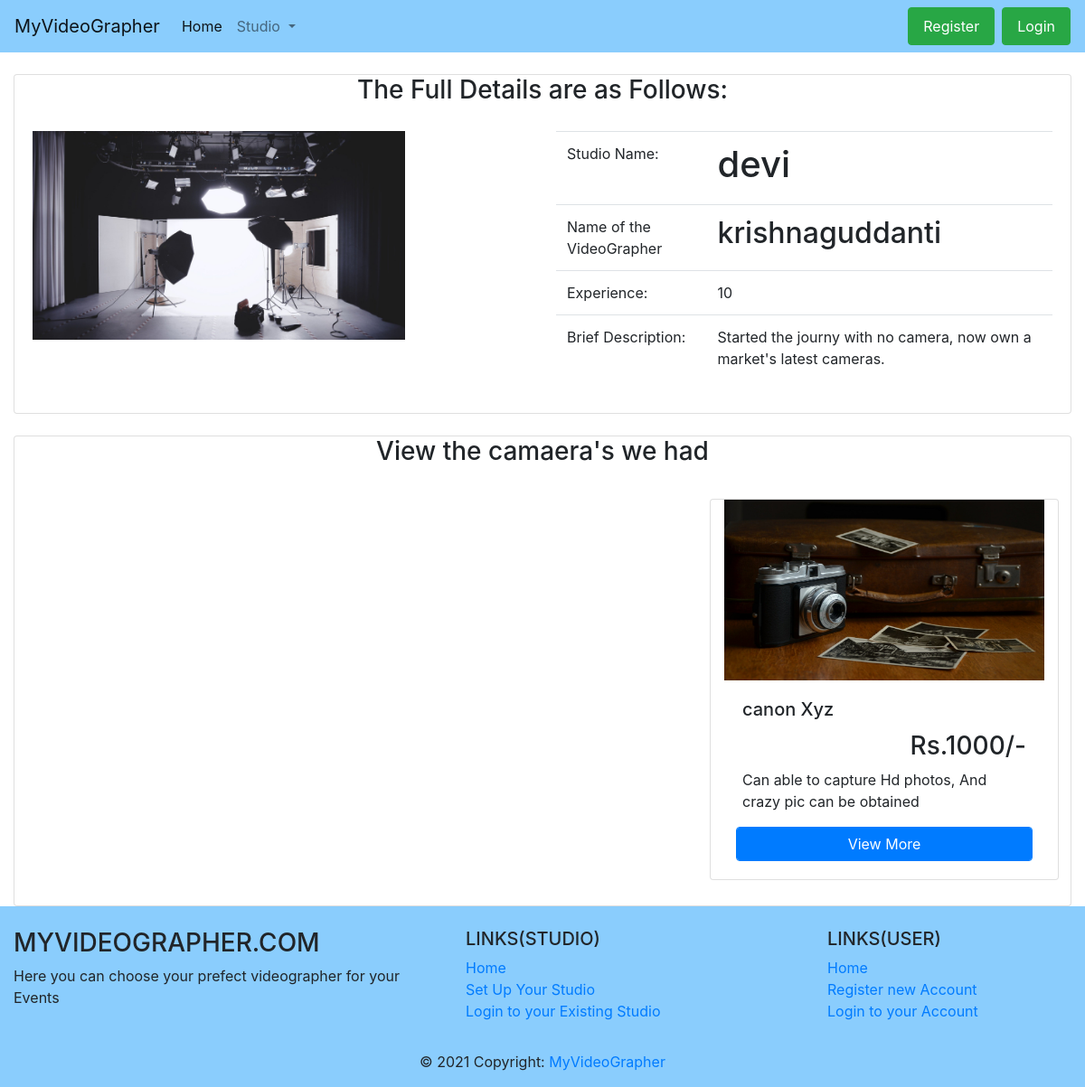
Screenshot of /viewProfile/1/ with the database file from the repository.
### init/models.py (models this page shows)
class User(AbstractUser):
    t = [(1,'VGrapher'),(2,'User')]
    role = models.IntegerField(choices=t,default=1)
    studio_name = models.CharField(max_length=300, default='')
    vaddress = models.TextField(default='')
    experience = models.IntegerField(default=0)
    Description = models.TextField(default='')
    profileImag = models.ImageField(upload_to = 'ProfilePics/',default = 'ProfilePics/07.jpg')
    hadFilled = models.BooleanField(default=False)

class CamModels(models.Model):
    vgId = models.ForeignKey(User,on_delete=models.CASCADE)
    camName = models.CharField(max_length=100)
    prizePerHour = models.CharField(max_length=50)
    description = models.TextField(default='')
    camPic = models.ImageField(upload_to='CamaraPics/',default = 'CamaraPics/04.jpg')
    bookedDates = models.CharField(max_length=500,default="")

### init/views.py (the view)
# urls.py: path('viewProfile/<int:id>/',views.viewProfile,name = 'viewProfile'),
def viewProfile(request,id):
    data = User.objects.get(id=id)
    cam = CamModels.objects.filter(vgId = id)
    return render(request,'init/viewProfile.html',{'data':data,'cam':cam})

### init/templates/init/viewProfile.html (shortened to what this page needs)
{% extends 'init/base.html' %}
{% block content %}
<div class="container-fluid mt-4 responsive">
    <div class="card">
        <div class="card-head text-center">
            <h3>The Full Details are as Follows:</h3>
        </div>
            <div class="card-body row">
                <div class="col">
                    <img src="{{ data.profileImag.url }}" class="d-block w-75">
                </div>
                <div class="col">
                    <table class="table">
                        <tbody>
                            <tr>
                              <td>Studio Name:</td>
                              <td><h1>{{ data.studio_name }}</h1></td>
                            </tr>
                            <tr>
                                <td>Name of the VideoGrapher</td>
                                <td><h2>{{ data.first_name }}{{ data.last_name }}</h2></td>
                            </tr>
                            <tr>
                              <td>Experience:</td>
                              <td>{{ data.experience }}</td>
                            </tr>
                            <tr>
                              <td>Brief Description: </td>
                              <td>{{ data.Description }}</td>
                            </tr>
                          </tbody>
                    </table>
                </div>
            </div>
    </div>
    <div class="card mt-4">
        <div class="card-head text-center">
            <h3>View the camaera's we had </h3>
        </div>
        <div class="card-body row" style="display:flex;flex-wrap: wrap;">
          {% for i in cam %}
          <div class="col" ></div>
          <div class="card col-md-4 my-2 mx-2">
           <img class="d-block w-100" height="200px" width="200px" src="{{ i.camPic.url }}">
           <div class="card-body">
             <h5 class="card-title">{{ i.camName }}</h5>
              <h3 class="text-right ">Rs.{{ i.prizePerHour }}/-</h3>
             <p class="card-text">{{ i.description }}</p>
             <div class="row">
               <a href="{% url 'camView' i.id %}" class="col mx-2 form-control btn btn-primary">View More</a>
             </div>
           </div>
         </div>
         {% endfor %}
        </div>
    </div>
</div>
{% endblock %}

### init/templates/init/base.html (shortened to what this page needs)
{% load static %}
<!DOCTYPE html>
<html lang="en">
<head>
    <link rel="stylesheet" href="{% static 'css/index.css' %}">
    <link rel="stylesheet" href="https://maxcdn.bootstrapcdn.com/bootstrap/4.0.0/css/bootstrap.min.css">
</head>
<body>
  {% include 'init/navbar.html' %}
    {% block content %}
    {% endblock %}
</body>
<footer class="page-footer font-small blue pt-4 " style="background-color: #8acdfd;">
    <div class="container-fluid text-center text-md-left">
      <div class="row">
        <div class="col-md-5 mt-md-0 mt-3">
          <h3 class="text-uppercase">MyVideoGrapher.com</h3>
          <p>Here you can choose your prefect videographer for your Events</p>
        </div>
        <div class="col-md-4 mb-md-0 mb-3">
          <h5 class="text-uppercase">Links(studio)</h5>
          <ul class="list-unstyled">
            <li>
              <a href="{% url 'home' %}">Home</a>
            </li>
            <li>
              <a href="{% url 'setupStudio' %}">Set Up Your Studio</a>
            </li>
            <li>
              <a href="{% url 'login' %}">Login to your Existing Studio</a>
            </li>
          </ul>
        </div>
        <div class="col-md-3 mb-md-0 mb-3">
          <h5 class="text-uppercase">Links(User)</h5>
          <ul class="list-unstyled">
            <li>
              <a href="{% url 'home' %}">Home</a>
            </li>
            <li>
              <a href="{% url 'setupStudio' %}">Register new Account</a>
            </li>
            <li>
              <a href="{% url 'login' %}">Login to your Account</a>
            </li>
          </ul>
        </div>
        </div>
    </div>
    <div class="footer-copyright text-center py-3">© 2021 Copyright:
      <a href="{% url 'home' %}"> MyVideoGrapher</a>
    </div>
  </footer>
</html>

### init/templates/init/navbar.html (shortened to what this page needs)
{% if not user.is_authenticated %}
<nav class="navbar navbar-expand-lg navbar-light" style="background-color: #8acdfd;">
    <a class="navbar-brand" href="{% url 'home' %}">MyVideoGrapher</a>
    <div class="collapse navbar-collapse" id="navbarSupportedContent">
      <ul class="navbar-nav mr-auto">
        <li class="nav-item active">
          <a class="nav-link" href="{% url 'home' %}">Home <span class="sr-only">(current)</span></a>
        </li>
        <li class="nav-item dropdown">
          <a class="nav-link dropdown-toggle" href="#" id="navbarDropdown" role="button" data-toggle="dropdown" aria-haspopup="true" aria-expanded="false">
            Studio
          </a>
        </li>
      </ul>
      <div class="form-inline my-2 my-lg-0">
        <a class="nav-link nav-item active btn btn-outline-success mr-sm-2" href="{% url 'userRegister' %}">Register</a>
        <a class="nav-link nav-item active btn btn-outline-success my-2 my-sm-0" href="{% url 'login' %}">Login </a>
      </div>
    </div>
  </nav>
{% endif %}

### rows the page displays
User: profileImag (picture), studio_name "devi", first_name "krishna", last_name "guddanti", experience "10", Description "Started the journy with no camera, now own a market's latest cameras."
CamModels: camPic (picture), camName "canon Xyz", prizePerHour "1000", description "Can able to capture Hd photos, And crazy pic can be obtained"
